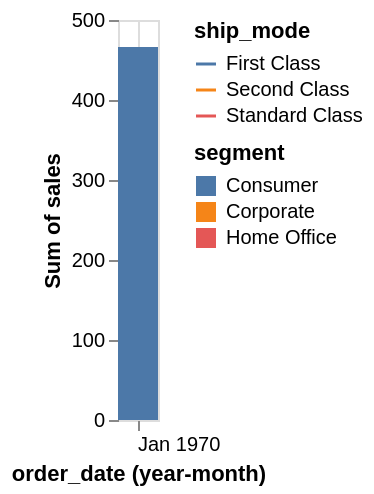

Vega-Lite specification for this chart:
### Vega specification from a JSON file in a GitHub repository (floating-point values rounded to 4 significant figures)
{"$schema": "https://vega.github.io/schema/vega/v5.json", "background": "white", "padding": 5, "height": 200, "style": "cell", "data": [{"name": "mouseover_param_4c659909_3c0f_4dcb_b246_e172208c4c21_store"}, {"name": "superstore", "values": [{"ship_mode": "Standard Class", "sales": 120.4, "segment": "Consumer"}, {"ship_mode": "Second Class", "sales": 44.87, "segment": "Home Office"}, {"ship_mode": "Standard Class", "sales": 55.24, "segment": "Consumer"}, {"ship_mode": "First Class", "sales": 290.7, "segment": "Consumer"}, {"ship_mode": "Second Class", "sales": 162.7, "segment": "Corporate"}]}, {"name": "data_0", "source": "superstore", "transform": [{"type": "formula", "expr": "toDate(datum[\"order_date\"])", "as": "order_date"}]}, {"name": "data_1", "source": "data_0", "transform": [{"type": "filter", "expr": "length(data(\"mouseover_param_4c659909_3c0f_4dcb_b246_e172208c4c21_store\")) && vlSelectionTest(\"mouseover_param_4c659909_3c0f_4dcb_b246_e172208c4c21_store\", datum)"}, {"field": "order_date", "type": "timeunit", "units": ["year", "month"], "as": ["yearmonth_order_date", "yearmonth_order_date_end"]}, {"type": "formula", "expr": "datum[\"ship_mode\"]===\"First Class\" ? 0 : datum[\"ship_mode\"]===\"Same Day\" ? 1 : datum[\"ship_mode\"]===\"Second Class\" ? 2 : datum[\"ship_mode\"]===\"Standard Class\" ? 3 : 4", "as": "color_ship_mode_sort_index"}]}, {"name": "data_2", "source": "data_1", "transform": [{"type": "aggregate", "groupby": ["yearmonth_order_date", "ship_mode"], "ops": ["sum"], "fields": ["sales"], "as": ["sum_sales"]}, {"type": "filter", "expr": "isValid(datum[\"sum_sales\"]) && isFinite(+datum[\"sum_sales\"])"}]}, {"name": "data_3", "source": "data_0", "transform": [{"type": "pivot", "field": "ship_mode", "value": "sales", "groupby": ["order_date"]}, {"type": "formula", "expr": "toDate(datum[\"order_date\"])", "as": "order_date"}, {"field": "order_date", "type": "timeunit", "units": ["year", "month"], "as": ["yearmonth_order_date", "yearmonth_order_date_end"]}, {"type": "aggregate", "groupby": ["yearmonth_order_date"], "ops": ["sum", "sum", "sum", "sum"], "fields": ["First Class", "Same Day", "Second Class", "Standard Class"], "as": ["sum_First Class", "sum_Same Day", "sum_Second Class", "sum_Standard Class"]}]}, {"name": "data_4", "source": "data_0", "transform": [{"type": "aggregate", "groupby": ["ship_mode"], "ops": [], "fields": [], "as": []}, {"type": "window", "params": [null], "as": ["rank"], "ops": ["rank"], "fields": [null], "sort": {"field": [], "order": []}}, {"type": "filter", "expr": "datum.rank <= 21"}]}, {"name": "data_5", "source": "data_0", "transform": [{"field": "order_date", "type": "timeunit", "units": ["year", "month"], "as": ["yearmonth_order_date", "yearmonth_order_date_end"]}]}, {"name": "data_6", "source": "data_5", "transform": [{"type": "formula", "expr": "datum[\"segment\"]===\"Consumer\" ? 0 : datum[\"segment\"]===\"Corporate\" ? 1 : datum[\"segment\"]===\"Home Office\" ? 2 : 3", "as": "xOffset_segment_sort_index"}, {"type": "formula", "expr": "datum[\"segment\"]===\"Consumer\" ? 0 : datum[\"segment\"]===\"Corporate\" ? 1 : datum[\"segment\"]===\"Home Office\" ? 2 : 3", "as": "color_segment_sort_index"}]}, {"name": "data_7", "source": "data_6", "transform": [{"type": "aggregate", "groupby": ["yearmonth_order_date", "segment"], "ops": ["sum"], "fields": ["sales"], "as": ["sum_sales"]}, {"type": "filter", "expr": "isValid(datum[\"sum_sales\"]) && isFinite(+datum[\"sum_sales\"])"}]}, {"name": "data_8", "source": "data_5", "transform": [{"type": "formula", "expr": "datum[\"ship_mode\"]===\"First Class\" ? 0 : datum[\"ship_mode\"]===\"Same Day\" ? 1 : datum[\"ship_mode\"]===\"Second Class\" ? 2 : datum[\"ship_mode\"]===\"Standard Class\" ? 3 : 4", "as": "color_ship_mode_sort_index"}]}, {"name": "data_9", "source": "data_8", "transform": [{"type": "aggregate", "groupby": ["yearmonth_order_date", "ship_mode"], "ops": ["sum"], "fields": ["sales"], "as": ["sum_sales"]}]}, {"name": "data_10", "source": "data_0", "transform": [{"type": "aggregate", "groupby": ["order_date"], "ops": [], "fields": [], "as": []}, {"type": "window", "params": [null], "as": ["rank"], "ops": ["rank"], "fields": [null], "sort": {"field": [], "order": []}}, {"type": "filter", "expr": "datum.rank <= 21"}]}, {"name": "data_11", "source": "data_0", "transform": [{"type": "aggregate", "groupby": ["segment"], "ops": [], "fields": [], "as": []}, {"type": "window", "params": [null], "as": ["rank"], "ops": ["rank"], "fields": [null], "sort": {"field": [], "order": []}}, {"type": "filter", "expr": "datum.rank <= 21"}]}], "signals": [{"name": "x_step", "value": 20}, {"name": "width", "update": "bandspace(domain('x').length, 0, 0) * x_step"}, {"name": "unit", "value": {}, "on": [{"events": "mousemove", "update": "isTuple(group()) ? group() : unit"}]}, {"name": "mouseover_param_4c659909_3c0f_4dcb_b246_e172208c4c21", "update": "vlSelectionResolve(\"mouseover_param_4c659909_3c0f_4dcb_b246_e172208c4c21_store\", \"union\", true, true)"}, {"name": "mouseover_param_4c659909_3c0f_4dcb_b246_e172208c4c21_tuple", "on": [{"events": [{"source": "scope", "type": "mouseover", "markname": "layer_0_layer_1_layer_0_voronoi"}], "update": "datum && item().mark.marktype !== 'group' && indexof(item().mark.role, 'legend') < 0 ? {unit: \"layer_0_layer_1_layer_0\", fields: mouseover_param_4c659909_3c0f_4dcb_b246_e172208c4c21_tuple_fields, values: [(item().isVoronoi ? datum.datum : datum)[\"yearmonth_order_date\"]]} : null", "force": true}, {"events": [{"source": "view", "type": "mouseout"}], "update": "null"}]}, {"name": "mouseover_param_4c659909_3c0f_4dcb_b246_e172208c4c21_tuple_fields", "value": [{"type": "E", "field": "yearmonth_order_date"}]}, {"name": "mouseover_param_4c659909_3c0f_4dcb_b246_e172208c4c21_toggle", "value": false, "on": [{"events": [{"source": "scope", "type": "mouseover", "markname": "layer_0_layer_1_layer_0_voronoi"}], "update": "event.shiftKey"}, {"events": [{"source": "view", "type": "mouseout"}], "update": "false"}]}, {"name": "mouseover_param_4c659909_3c0f_4dcb_b246_e172208c4c21_modify", "on": [{"events": {"signal": "mouseover_param_4c659909_3c0f_4dcb_b246_e172208c4c21_tuple"}, "update": "modify(\"mouseover_param_4c659909_3c0f_4dcb_b246_e172208c4c21_store\", mouseover_param_4c659909_3c0f_4dcb_b246_e172208c4c21_toggle ? null : mouseover_param_4c659909_3c0f_4dcb_b246_e172208c4c21_tuple, mouseover_param_4c659909_3c0f_4dcb_b246_e172208c4c21_toggle ? null : true, mouseover_param_4c659909_3c0f_4dcb_b246_e172208c4c21_toggle ? mouseover_param_4c659909_3c0f_4dcb_b246_e172208c4c21_tuple : null)"}]}], "marks": [{"name": "layer_0_layer_0_layer_0_pathgroup", "type": "group", "from": {"facet": {"name": "faceted_path_layer_0_layer_0_layer_0_main", "data": "data_9", "groupby": ["ship_mode"]}}, "encode": {"update": {"width": {"field": {"group": "width"}}, "height": {"field": {"group": "height"}}}}, "marks": [{"name": "layer_0_layer_0_layer_0_marks", "type": "line", "clip": true, "style": ["line"], "sort": {"field": "datum[\"yearmonth_order_date\"]"}, "interactive": false, "from": {"data": "faceted_path_layer_0_layer_0_layer_0_main"}, "encode": {"update": {"stroke": {"scale": "layer_0_layer_0_color", "field": "ship_mode"}, "opacity": {"value": 1}, "description": {"signal": "\"order_date (year-month): \" + (timeFormat(datum[\"yearmonth_order_date\"], timeUnitSpecifier([\"year\",\"month\"], {\"year-month\":\"%b %Y \",\"year-month-date\":\"%b %d, %Y \"}))) + \"; Sum of sales: \" + (format(datum[\"sum_sales\"], \"\")) + \"; ship_mode: \" + (isValid(datum[\"ship_mode\"]) ? datum[\"ship_mode\"] : \"\"+datum[\"ship_mode\"])"}, "x": {"scale": "x", "field": "yearmonth_order_date", "band": 0.5}, "y": {"scale": "y", "field": "sum_sales"}, "defined": {"signal": "isValid(datum[\"sum_sales\"]) && isFinite(+datum[\"sum_sales\"])"}}}}]}, {"name": "layer_0_layer_0_layer_1_marks", "type": "symbol", "style": ["point"], "interactive": false, "from": {"data": "data_2"}, "encode": {"update": {"fill": {"value": "transparent"}, "stroke": {"scale": "layer_0_layer_0_color", "field": "ship_mode"}, "ariaRoleDescription": {"value": "point"}, "description": {"signal": "\"order_date (year-month): \" + (timeFormat(datum[\"yearmonth_order_date\"], timeUnitSpecifier([\"year\",\"month\"], {\"year-month\":\"%b %Y \",\"year-month-date\":\"%b %d, %Y \"}))) + \"; Sum of sales: \" + (format(datum[\"sum_sales\"], \"\")) + \"; ship_mode: \" + (isValid(datum[\"ship_mode\"]) ? datum[\"ship_mode\"] : \"\"+datum[\"ship_mode\"])"}, "x": {"scale": "x", "field": "yearmonth_order_date", "band": 0.5}, "y": {"scale": "y", "field": "sum_sales"}}}}, {"name": "layer_0_layer_1_layer_0_marks", "type": "rule", "style": ["rule"], "interactive": true, "from": {"data": "data_3"}, "encode": {"update": {"stroke": {"value": "CHART_DEFAULT_RULE_COLOR_MARKER"}, "opacity": [{"test": "length(data(\"mouseover_param_4c659909_3c0f_4dcb_b246_e172208c4c21_store\")) && vlSelectionTest(\"mouseover_param_4c659909_3c0f_4dcb_b246_e172208c4c21_store\", datum)", "value": 0.3}, {"value": 0}], "tooltip": {"signal": "{\"Sum of First Class\": format(datum[\"sum_First Class\"], \"\"), \"Sum of Same Day\": format(datum[\"sum_Same Day\"], \"\"), \"Sum of Second Class\": format(datum[\"sum_Second Class\"], \"\"), \"Sum of Standard Class\": format(datum[\"sum_Standard Class\"], \"\"), \"order_date (year-month)\": timeFormat(datum[\"yearmonth_order_date\"], timeUnitSpecifier([\"year\",\"month\"], {\"year-month\":\"%b %Y \",\"year-month-date\":\"%b %d, %Y \"}))}"}, "description": {"signal": "\"order_date (year-month): \" + (timeFormat(datum[\"yearmonth_order_date\"], timeUnitSpecifier([\"year\",\"month\"], {\"year-month\":\"%b %Y \",\"year-month-date\":\"%b %d, %Y \"}))) + \"; Sum of First Class: \" + (format(datum[\"sum_First Class\"], \"\")) + \"; Sum of Same Day: \" + (format(datum[\"sum_Same Day\"], \"\")) + \"; Sum of Second Class: \" + (format(datum[\"sum_Second Class\"], \"\")) + \"; Sum of Standard Class: \" + (format(datum[\"sum_Standard Class\"], \"\"))"}, "x": {"scale": "x", "field": "yearmonth_order_date", "band": 0.5}, "y": {"value": 0}, "y2": {"field": {"group": "height"}}}}}, {"name": "layer_0_layer_1_layer_0_voronoi", "type": "path", "interactive": true, "from": {"data": "layer_0_layer_1_layer_0_marks"}, "encode": {"update": {"fill": {"value": "transparent"}, "strokeWidth": {"value": 0.35}, "stroke": {"value": "transparent"}, "isVoronoi": {"value": true}, "tooltip": {"signal": "{\"Sum of First Class\": format(datum.datum[\"sum_First Class\"], \"\"), \"Sum of Same Day\": format(datum.datum[\"sum_Same Day\"], \"\"), \"Sum of Second Class\": format(datum.datum[\"sum_Second Class\"], \"\"), \"Sum of Standard Class\": format(datum.datum[\"sum_Standard Class\"], \"\"), \"order_date (year-month)\": timeFormat(datum.datum[\"yearmonth_order_date\"], timeUnitSpecifier([\"year\",\"month\"], {\"year-month\":\"%b %Y \",\"year-month-date\":\"%b %d, %Y \"}))}"}}}, "transform": [{"type": "voronoi", "x": {"expr": "datum.datum.x || 0"}, "y": {"expr": "datum.datum.y || 0"}, "size": [{"signal": "width"}, {"signal": "height"}]}]}, {"name": "aggregate_color_spec_4c659909_3c0f_4dcb_b246_e172208c4c21_marks", "type": "rule", "style": ["rule"], "interactive": false, "from": {"data": "data_4"}, "encode": {"update": {}}}, {"name": "layer_0_layer_3_layer_0_marks", "type": "rect", "clip": true, "style": ["bar"], "interactive": true, "from": {"data": "data_7"}, "encode": {"update": {"fill": {"scale": "layer_0_layer_3_color", "field": "segment"}, "opacity": {"value": 1}, "tooltip": {"signal": "{\"order_date (year-month)\": timeFormat(datum[\"yearmonth_order_date\"], timeUnitSpecifier([\"year\",\"month\"], {\"year-month\":\"%b %Y \",\"year-month-date\":\"%b %d, %Y \"})), \"Sum of sales\": format(datum[\"sum_sales\"], \"\"), \"segment\": isValid(datum[\"segment\"]) ? datum[\"segment\"] : \"\"+datum[\"segment\"]}"}, "ariaRoleDescription": {"value": "bar"}, "description": {"signal": "\"order_date (year-month): \" + (timeFormat(datum[\"yearmonth_order_date\"], timeUnitSpecifier([\"year\",\"month\"], {\"year-month\":\"%b %Y \",\"year-month-date\":\"%b %d, %Y \"}))) + \"; Sum of sales: \" + (format(datum[\"sum_sales\"], \"\")) + \"; segment: \" + (isValid(datum[\"segment\"]) ? datum[\"segment\"] : \"\"+datum[\"segment\"])"}, "x": {"scale": "x", "field": "yearmonth_order_date", "offset": {"scale": "xOffset", "field": "segment"}}, "width": {"signal": "max(0.25, bandwidth('xOffset'))"}, "y": {"scale": "y", "field": "sum_sales"}, "y2": {"scale": "y", "value": 0}}}}, {"name": "aggregate_xAxis_spec_e77818c3_75d2_43fd_906e_d58b645f8e22_marks", "type": "rule", "style": ["rule"], "interactive": false, "from": {"data": "data_10"}, "encode": {"update": {}}}, {"name": "aggregate_color_spec_e77818c3_75d2_43fd_906e_d58b645f8e22_marks", "type": "rule", "style": ["rule"], "interactive": false, "from": {"data": "data_11"}, "encode": {"update": {}}}], "scales": [{"name": "x", "type": "band", "domain": {"fields": [{"data": "data_9", "field": "yearmonth_order_date"}, {"data": "data_2", "field": "yearmonth_order_date"}, {"data": "data_3", "field": "yearmonth_order_date"}, {"data": "data_7", "field": "yearmonth_order_date"}], "sort": true}, "range": {"step": {"signal": "x_step"}}, "paddingInner": 0, "paddingOuter": 0}, {"name": "y", "type": "linear", "domain": {"fields": [{"data": "data_9", "field": "sum_sales"}, {"data": "data_2", "field": "sum_sales"}, {"data": "data_7", "field": "sum_sales"}]}, "range": [{"signal": "height"}, 0], "nice": true, "zero": true}, {"name": "xOffset", "type": "band", "domain": {"data": "data_6", "field": "segment", "sort": {"op": "min", "field": "xOffset_segment_sort_index"}}, "range": {"step": 20}}, {"name": "layer_0_layer_0_color", "type": "ordinal", "domain": {"fields": [{"data": "data_8", "field": "ship_mode"}, {"data": "data_1", "field": "ship_mode"}], "sort": {"op": "min", "field": "color_ship_mode_sort_index"}}, "range": ["#4c78a8", "#f58518", "#e45756", "#72b7b2", "#54a24b", "#eeca3b", "#b279a2", "#ff9da6", "#9d755d", "#bab0ac"], "interpolate": "hcl"}, {"name": "layer_0_layer_3_color", "type": "ordinal", "domain": {"data": "data_6", "field": "segment", "sort": {"op": "min", "field": "color_segment_sort_index"}}, "range": ["#4c78a8", "#f58518", "#e45756", "#72b7b2", "#54a24b", "#eeca3b", "#b279a2", "#ff9da6", "#9d755d", "#bab0ac"], "interpolate": "hcl"}], "axes": [{"scale": "x", "orient": "bottom", "grid": true, "gridScale": "y", "domain": false, "labels": false, "aria": false, "maxExtent": 0, "minExtent": 0, "ticks": false, "zindex": 0}, {"scale": "y", "orient": "left", "grid": true, "gridScale": "x", "tickCount": {"signal": "ceil(height/40)"}, "domain": false, "labels": false, "aria": false, "maxExtent": 0, "minExtent": 0, "ticks": false, "zindex": 0}, {"scale": "x", "orient": "bottom", "grid": false, "title": "order_date (year-month)", "labels": true, "ticks": true, "format": {"signal": "timeUnitSpecifier([\"year\",\"month\"], {\"year-month\":\"%b %Y \",\"year-month-date\":\"%b %d, %Y \"})"}, "formatType": "time", "labelFlush": true, "labelOverlap": true, "zindex": 0}, {"scale": "y", "orient": "left", "grid": false, "title": "Sum of sales", "labels": true, "ticks": true, "labelOverlap": true, "tickCount": {"signal": "ceil(height/40)"}, "zindex": 0}], "legends": [{"symbolType": "stroke", "stroke": "layer_0_layer_0_color", "title": "ship_mode", "encode": {"symbols": {"update": {"opacity": {"value": 1}}}}}, {"fill": "layer_0_layer_3_color", "symbolType": "square", "title": "segment", "encode": {"symbols": {"update": {"opacity": {"value": 1}}}}}], "config": {"range": {"ramp": {"scheme": "yellowgreenblue"}}, "axis": {"domain": false}, "legend": {"orient": "right"}}}
